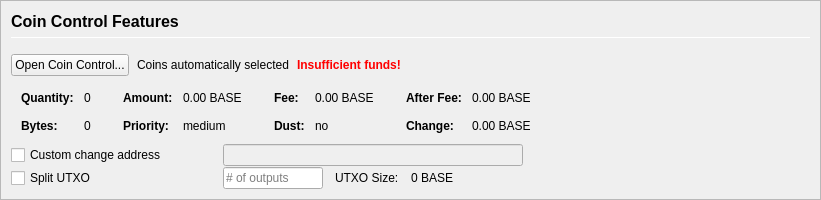
         <widget class="QFrame" name="frameCoinControl">
          <property name="sizePolicy">
           <sizepolicy hsizetype="Expanding" vsizetype="Expanding">
            <horstretch>0</horstretch>
            <verstretch>0</verstretch>
           </sizepolicy>
          </property>
          <property name="maximumSize">
           <size>
            <width>16777215</width>
            <height>16777215</height>
           </size>
          </property>
          <property name="frameShape">
           <enum>QFrame::StyledPanel</enum>
          </property>
          <property name="frameShadow">
           <enum>QFrame::Sunken</enum>
          </property>
          <layout class="QVBoxLayout" name="verticalLayoutCoinControl2">
           <property name="spacing">
            <number>0</number>
           </property>
           <property name="leftMargin">
            <number>0</number>
           </property>
           <property name="topMargin">
            <number>0</number>
           </property>
           <property name="rightMargin">
            <number>0</number>
           </property>
           <property name="bottomMargin">
            <number>0</number>
           </property>
           <item>
            <widget class="QFrame" name="frameCoinControl_BG">
             <layout class="QVBoxLayout" name="verticalLayoutCoinControl" stretch="0,0,0,0,0,0">
              <property name="spacing">
               <number>1</number>
              </property>
              <property name="leftMargin">
               <number>10</number>
              </property>
              <property name="topMargin">
               <number>10</number>
              </property>
              <item>
               <layout class="QHBoxLayout" name="horizontalLayoutCoinControl1">
                <property name="bottomMargin">
                 <number>15</number>
                </property>
                <item>
                 <layout class="QVBoxLayout" name="verticalLayout_3">
                  <property name="spacing">
                   <number>6</number>
                  </property>
                  <item>
                   <widget class="QLabel" name="labelCoinControlFeatures">
                    <property name="sizePolicy">
                     <sizepolicy hsizetype="Preferred" vsizetype="Maximum">
                      <horstretch>0</horstretch>
                      <verstretch>0</verstretch>
                     </sizepolicy>
                    </property>
                    <property name="minimumSize">
                     <size>
                      <width>0</width>
                      <height>20</height>
                     </size>
                    </property>
                    <property name="font">
                     <font>
                      <pointsize>12</pointsize>
                      <weight>75</weight>
                      <bold>true</bold>
                     </font>
                    </property>
                    <property name="styleSheet">
                     <string notr="true">font-weight:bold;</string>
                    </property>
                    <property name="text">
                     <string>Coin Control Features</string>
                    </property>
                   </widget>
                  </item>
                  <item>
                   <widget class="Line" name="line">
                    <property name="minimumSize">
                     <size>
                      <width>0</width>
                      <height>1</height>
                     </size>
                    </property>
                    <property name="maximumSize">
                     <size>
                      <width>16777215</width>
                      <height>1</height>
                     </size>
                    </property>
                    <property name="orientation">
                     <enum>Qt::Horizontal</enum>
                    </property>
                   </widget>
                  </item>
                 </layout>
                </item>
               </layout>
              </item>
              <item>
               <layout class="QHBoxLayout" name="horizontalLayoutCoinControl2" stretch="0,0,0,0">
                <property name="spacing">
                 <number>8</number>
                </property>
                <property name="bottomMargin">
                 <number>10</number>
                </property>
                <item>
                 <widget class="QPushButton" name="pushButtonCoinControl">
                  <property name="styleSheet">
                   <string notr="true"/>
                  </property>
                  <property name="text">
                   <string>Open Coin Control...</string>
                  </property>
                  <property name="autoDefault">
                   <bool>false</bool>
                  </property>
                 </widget>
                </item>
                <item>
                 <widget class="QLabel" name="labelCoinControlAutomaticallySelected">
                  <property name="text">
                   <string>Coins automatically selected</string>
                  </property>
                  <property name="margin">
                   <number>5</number>
                  </property>
                 </widget>
                </item>
                <item>
                 <widget class="QLabel" name="labelCoinControlInsuffFunds">
                  <property name="font">
                   <font>
                    <weight>75</weight>
                    <bold>true</bold>
                   </font>
                  </property>
                  <property name="styleSheet">
                   <string notr="true">color:red;font-weight:bold;</string>
                  </property>
                  <property name="text">
                   <string>Insufficient funds!</string>
                  </property>
                  <property name="margin">
                   <number>5</number>
                  </property>
                 </widget>
                </item>
                <item>
                 <spacer name="horizontalSpacerCoinControl">
                  <property name="orientation">
                   <enum>Qt::Horizontal</enum>
                  </property>
                  <property name="sizeHint" stdset="0">
                   <size>
                    <width>40</width>
                    <height>1</height>
                   </size>
                  </property>
                 </spacer>
                </item>
               </layout>
              </item>
              <item>
               <widget class="QWidget" name="widgetCoinControl" native="true">
                <property name="sizePolicy">
                 <sizepolicy hsizetype="Preferred" vsizetype="Preferred">
                  <horstretch>0</horstretch>
                  <verstretch>0</verstretch>
                 </sizepolicy>
                </property>
                <property name="minimumSize">
                 <size>
                  <width>0</width>
                  <height>0</height>
                 </size>
                </property>
                <property name="styleSheet">
                 <string notr="true"/>
                </property>
                <layout class="QHBoxLayout" name="horizontalLayoutCoinControl5">
                 <property name="leftMargin">
                  <number>0</number>
                 </property>
                 <property name="topMargin">
                  <number>0</number>
                 </property>
                 <property name="rightMargin">
                  <number>0</number>
                 </property>
                 <property name="bottomMargin">
                  <number>0</number>
                 </property>
                 <item>
                  <layout class="QHBoxLayout" name="horizontalLayoutCoinControl3" stretch="0,0,0,1">
                   <property name="spacing">
                    <number>20</number>
                   </property>
                   <property name="topMargin">
                    <number>0</number>
                   </property>
                   <property name="bottomMargin">
                    <number>10</number>
                   </property>
                   <item>
                    <layout class="QFormLayout" name="formLayoutCoinControl1">
                     <property name="horizontalSpacing">
                      <number>10</number>
                     </property>
                     <property name="verticalSpacing">
                      <number>14</number>
                     </property>
                     <property name="leftMargin">
                      <number>10</number>
                     </property>
                     <property name="topMargin">
                      <number>4</number>
                     </property>
                     <property name="rightMargin">
                      <number>6</number>
                     </property>
                     <item row="0" column="0">
                      <widget class="QLabel" name="labelCoinControlQuantityText">
                       <property name="font">
                        <font>
                         <weight>75</weight>
                         <bold>true</bold>
                        </font>
                       </property>
                       <property name="text">
                        <string>Quantity:</string>
                       </property>
                       <property name="margin">
                        <number>0</number>
                       </property>
                      </widget>
                     </item>
                     <item row="0" column="1">
                      <widget class="QLabel" name="labelCoinControlQuantity">
                       <property name="cursor">
                        <cursorShape>IBeamCursor</cursorShape>
                       </property>
                       <property name="contextMenuPolicy">
                        <enum>Qt::ActionsContextMenu</enum>
                       </property>
                       <property name="text">
                        <string notr="true">0</string>
                       </property>
                       <property name="margin">
                        <number>0</number>
                       </property>
                       <property name="textInteractionFlags">
                        <set>Qt::LinksAccessibleByMouse|Qt::TextSelectableByKeyboard|Qt::TextSelectableByMouse</set>
                       </property>
                      </widget>
                     </item>
                     <item row="1" column="0">
                      <widget class="QLabel" name="labelCoinControlBytesText">
                       <property name="font">
                        <font>
                         <weight>75</weight>
                         <bold>true</bold>
                        </font>
                       </property>
                       <property name="text">
                        <string>Bytes:</string>
                       </property>
                      </widget>
                     </item>
                     <item row="1" column="1">
                      <widget class="QLabel" name="labelCoinControlBytes">
                       <property name="cursor">
                        <cursorShape>IBeamCursor</cursorShape>
                       </property>
                       <property name="contextMenuPolicy">
                        <enum>Qt::ActionsContextMenu</enum>
                       </property>
                       <property name="text">
                        <string notr="true">0</string>
                       </property>
                       <property name="textInteractionFlags">
                        <set>Qt::LinksAccessibleByMouse|Qt::TextSelectableByKeyboard|Qt::TextSelectableByMouse</set>
                       </property>
                      </widget>
                     </item>
                    </layout>
                   </item>
                   <item>
                    <layout class="QFormLayout" name="formLayoutCoinControl2">
                     <property name="horizontalSpacing">
                      <number>10</number>
                     </property>
                     <property name="verticalSpacing">
                      <number>14</number>
                     </property>
                     <property name="leftMargin">
                      <number>6</number>
                     </property>
                     <property name="topMargin">
                      <number>4</number>
                     </property>
                     <property name="rightMargin">
                      <number>6</number>
                     </property>
                     <item row="0" column="0">
                      <widget class="QLabel" name="labelCoinControlAmountText">
                       <property name="font">
                        <font>
                         <weight>75</weight>
                         <bold>true</bold>
                        </font>
                       </property>
                       <property name="text">
                        <string>Amount:</string>
                       </property>
                       <property name="margin">
                        <number>0</number>
                       </property>
                      </widget>
                     </item>
                     <item row="0" column="1">
                      <widget class="QLabel" name="labelCoinControlAmount">
                       <property name="cursor">
                        <cursorShape>IBeamCursor</cursorShape>
                       </property>
                       <property name="contextMenuPolicy">
                        <enum>Qt::ActionsContextMenu</enum>
                       </property>
                       <property name="text">
                        <string notr="true">0.00 BASE</string>
                       </property>
                       <property name="textInteractionFlags">
                        <set>Qt::LinksAccessibleByMouse|Qt::TextSelectableByKeyboard|Qt::TextSelectableByMouse</set>
                       </property>
                      </widget>
                     </item>
                     <item row="1" column="0">
                      <widget class="QLabel" name="labelCoinControlPriorityText">
                       <property name="font">
                        <font>
                         <weight>75</weight>
                         <bold>true</bold>
                        </font>
                       </property>
                       <property name="text">
                        <string>Priority:</string>
                       </property>
                      </widget>
                     </item>
                     <item row="1" column="1">
                      <widget class="QLabel" name="labelCoinControlPriority">
                       <property name="cursor">
                        <cursorShape>IBeamCursor</cursorShape>
                       </property>
                       <property name="contextMenuPolicy">
                        <enum>Qt::ActionsContextMenu</enum>
                       </property>
                       <property name="text">
                        <string>medium</string>
                       </property>
                       <property name="textInteractionFlags">
                        <set>Qt::LinksAccessibleByMouse|Qt::TextSelectableByKeyboard|Qt::TextSelectableByMouse</set>
                       </property>
                      </widget>
                     </item>
                    </layout>
                   </item>
                   <item>
                    <layout class="QFormLayout" name="formLayoutCoinControl3">
                     <property name="horizontalSpacing">
                      <number>10</number>
                     </property>
                     <property name="verticalSpacing">
                      <number>14</number>
                     </property>
                     <property name="leftMargin">
                      <number>6</number>
                     </property>
                     <property name="topMargin">
                      <number>4</number>
                     </property>
                     <property name="rightMargin">
                      <number>6</number>
                     </property>
                     <item row="0" column="0">
                      <widget class="QLabel" name="labelCoinControlFeeText">
                       <property name="font">
                        <font>
                         <weight>75</weight>
                         <bold>true</bold>
                        </font>
                       </property>
                       <property name="text">
                        <string>Fee:</string>
                       </property>
                       <property name="margin">
                        <number>0</number>
                       </property>
                      </widget>
                     </item>
                     <item row="0" column="1">
                      <widget class="QLabel" name="labelCoinControlFee">
                       <property name="cursor">
                        <cursorShape>IBeamCursor</cursorShape>
                       </property>
                       <property name="contextMenuPolicy">
                        <enum>Qt::ActionsContextMenu</enum>
                       </property>
                       <property name="text">
                        <string notr="true">0.00 BASE</string>
                       </property>
                       <property name="textInteractionFlags">
                        <set>Qt::LinksAccessibleByMouse|Qt::TextSelectableByKeyboard|Qt::TextSelectableByMouse</set>
                       </property>
                      </widget>
                     </item>
                     <item row="1" column="0">
                      <widget class="QLabel" name="labelCoinControlLowOutputText">
                       <property name="font">
                        <font>
                         <weight>75</weight>
                         <bold>true</bold>
                        </font>
                       </property>
                       <property name="text">
                        <string>Dust:</string>
                       </property>
                      </widget>
                     </item>
                     <item row="1" column="1">
                      <widget class="QLabel" name="labelCoinControlLowOutput">
                       <property name="cursor">
                        <cursorShape>IBeamCursor</cursorShape>
                       </property>
                       <property name="contextMenuPolicy">
                        <enum>Qt::ActionsContextMenu</enum>
                       </property>
                       <property name="text">
                        <string>no</string>
                       </property>
                       <property name="textInteractionFlags">
                        <set>Qt::LinksAccessibleByMouse|Qt::TextSelectableByKeyboard|Qt::TextSelectableByMouse</set>
                       </property>
                      </widget>
                     </item>
                    </layout>
                   </item>
                   <item>
                    <layout class="QFormLayout" name="formLayoutCoinControl4">
                     <property name="horizontalSpacing">
                      <number>10</number>
                     </property>
                     <property name="verticalSpacing">
                      <number>14</number>
                     </property>
                     <property name="leftMargin">
                      <number>6</number>
                     </property>
                     <property name="topMargin">
                      <number>4</number>
                     </property>
                     <property name="rightMargin">
                      <number>6</number>
                     </property>
                     <item row="0" column="0">
                      <widget class="QLabel" name="labelCoinControlAfterFeeText">
                       <property name="font">
                        <font>
                         <weight>75</weight>
                         <bold>true</bold>
                        </font>
                       </property>
                       <property name="text">
                        <string>After Fee:</string>
                       </property>
                       <property name="margin">
                        <number>0</number>
                       </property>
                      </widget>
                     </item>
                     <item row="0" column="1">
                      <widget class="QLabel" name="labelCoinControlAfterFee">
                       <property name="cursor">
                        <cursorShape>IBeamCursor</cursorShape>
                       </property>
                       <property name="contextMenuPolicy">
                        <enum>Qt::ActionsContextMenu</enum>
                       </property>
                       <property name="text">
                        <string notr="true">0.00 BASE</string>
                       </property>
                       <property name="textInteractionFlags">
                        <set>Qt::LinksAccessibleByMouse|Qt::TextSelectableByKeyboard|Qt::TextSelectableByMouse</set>
                       </property>
                      </widget>
                     </item>
                     <item row="1" column="0">
                      <widget class="QLabel" name="labelCoinControlChangeText">
                       <property name="font">
                        <font>
                         <weight>75</weight>
                         <bold>true</bold>
                        </font>
                       </property>
                       <property name="text">
                        <string>Change:</string>
                       </property>
                      </widget>
                     </item>
                     <item row="1" column="1">
                      <widget class="QLabel" name="labelCoinControlChange">
                       <property name="cursor">
                        <cursorShape>IBeamCursor</cursorShape>
                       </property>
                       <property name="contextMenuPolicy">
                        <enum>Qt::ActionsContextMenu</enum>
                       </property>
                       <property name="text">
                        <string notr="true">0.00 BASE</string>
                       </property>
                       <property name="textInteractionFlags">
                        <set>Qt::LinksAccessibleByMouse|Qt::TextSelectableByKeyboard|Qt::TextSelectableByMouse</set>
                       </property>
                      </widget>
                     </item>
                    </layout>
                   </item>
                  </layout>
                 </item>
                </layout>
               </widget>
              </item>
              <item>
               <layout class="QHBoxLayout" name="horizontalLayoutCoinControl4">
                <property name="spacing">
                 <number>12</number>
                </property>
                <property name="sizeConstraint">
                 <enum>QLayout::SetDefaultConstraint</enum>
                </property>
                <property name="topMargin">
                 <number>0</number>
                </property>
                <property name="rightMargin">
                 <number>0</number>
                </property>
                <item>
                 <widget class="QCheckBox" name="checkBoxCoinControlChange">
                  <property name="sizePolicy">
                   <sizepolicy hsizetype="Preferred" vsizetype="Preferred">
                    <horstretch>0</horstretch>
                    <verstretch>0</verstretch>
                   </sizepolicy>
                  </property>
                  <property name="minimumSize">
                   <size>
                    <width>200</width>
                    <height>0</height>
                   </size>
                  </property>
                  <property name="maximumSize">
                   <size>
                    <width>200</width>
                    <height>16777215</height>
                   </size>
                  </property>
                  <property name="toolTip">
                   <string>If this is activated, but the change address is empty or invalid, change will be sent to a newly generated address.</string>
                  </property>
                  <property name="text">
                   <string>Custom change address</string>
                  </property>
                 </widget>
                </item>
                <item>
                 <widget class="QValidatedLineEdit" name="lineEditCoinControlChange">
                  <property name="enabled">
                   <bool>false</bool>
                  </property>
                  <property name="sizePolicy">
                   <sizepolicy hsizetype="Preferred" vsizetype="Preferred">
                    <horstretch>0</horstretch>
                    <verstretch>0</verstretch>
                   </sizepolicy>
                  </property>
                  <property name="minimumSize">
                   <size>
                    <width>300</width>
                    <height>0</height>
                   </size>
                  </property>
                 </widget>
                </item>
                <item>
                 <widget class="QLabel" name="labelCoinControlChangeLabel">
                  <property name="sizePolicy">
                   <sizepolicy hsizetype="Preferred" vsizetype="Preferred">
                    <horstretch>0</horstretch>
                    <verstretch>0</verstretch>
                   </sizepolicy>
                  </property>
                  <property name="minimumSize">
                   <size>
                    <width>100</width>
                    <height>0</height>
                   </size>
                  </property>
                  <property name="text">
                   <string/>
                  </property>
                  <property name="margin">
                   <number>3</number>
                  </property>
                 </widget>
                </item>
               </layout>
              </item>
              <item>
               <layout class="QHBoxLayout" name="horizontalLayoutCoinControl6">
                <property name="spacing">
                 <number>12</number>
                </property>
                <property name="rightMargin">
                 <number>0</number>
                </property>
                <item>
                 <widget class="QCheckBox" name="splitBlockCheckBox">
                  <property name="sizePolicy">
                   <sizepolicy hsizetype="Preferred" vsizetype="Preferred">
                    <horstretch>0</horstretch>
                    <verstretch>0</verstretch>
                   </sizepolicy>
                  </property>
                  <property name="minimumSize">
                   <size>
                    <width>200</width>
                    <height>0</height>
                   </size>
                  </property>
                  <property name="maximumSize">
                   <size>
                    <width>200</width>
                    <height>16777215</height>
                   </size>
                  </property>
                  <property name="text">
                   <string>Split UTXO</string>
                  </property>
                 </widget>
                </item>
                <item>
                 <widget class="QLineEdit" name="splitBlockLineEdit">
                  <property name="sizePolicy">
                   <sizepolicy hsizetype="Preferred" vsizetype="Preferred">
                    <horstretch>50</horstretch>
                    <verstretch>0</verstretch>
                   </sizepolicy>
                  </property>
                  <property name="minimumSize">
                   <size>
                    <width>100</width>
                    <height>0</height>
                   </size>
                  </property>
                  <property name="maximumSize">
                   <size>
                    <width>100</width>
                    <height>16777215</height>
                   </size>
                  </property>
                  <property name="placeholderText">
                   <string># of outputs</string>
                  </property>
                 </widget>
                </item>
                <item>
                 <widget class="QLabel" name="labelBlockSizeText">
                  <property name="text">
                   <string>UTXO Size:</string>
                  </property>
                 </widget>
                </item>
                <item>
                 <widget class="QLabel" name="labelBlockSize">
                  <property name="text">
                   <string>0 BASE</string>
                  </property>
                 </widget>
                </item>
                <item>
                 <spacer name="horizontalSpacer_7">
                  <property name="orientation">
                   <enum>Qt::Horizontal</enum>
                  </property>
                  <property name="sizeHint" stdset="0">
                   <size>
                    <width>40</width>
                    <height>20</height>
                   </size>
                  </property>
                 </spacer>
                </item>
               </layout>
              </item>
              <item>
               <spacer name="verticalSpacerCoinControl">
                <property name="orientation">
                 <enum>Qt::Vertical</enum>
                </property>
                <property name="sizeHint" stdset="0">
                 <size>
                  <width>800</width>
                  <height>1</height>
                 </size>
                </property>
               </spacer>
              </item>
             </layout>
            </widget>
           </item>
          </layout>
         </widget>
